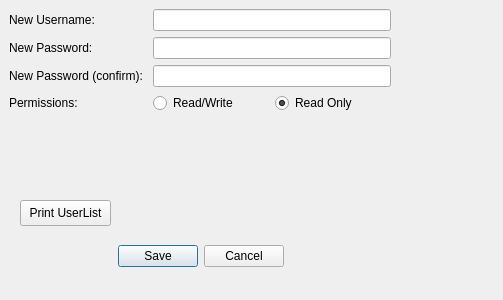
<?xml version="1.0" encoding="UTF-8"?>
<ui version="4.0">
 <class>Dialog</class>
 <widget class="QDialog" name="Dialog">
  <property name="geometry">
   <rect>
    <x>0</x>
    <y>0</y>
    <width>503</width>
    <height>300</height>
   </rect>
  </property>
  <property name="windowTitle">
   <string>New User</string>
  </property>
  <widget class="QDialogButtonBox" name="buttonBox">
   <property name="geometry">
    <rect>
     <x>30</x>
     <y>240</y>
     <width>341</width>
     <height>32</height>
    </rect>
   </property>
   <property name="orientation">
    <enum>Qt::Horizontal</enum>
   </property>
   <property name="standardButtons">
    <set>QDialogButtonBox::Cancel|QDialogButtonBox::Save</set>
   </property>
   <property name="centerButtons">
    <bool>true</bool>
   </property>
  </widget>
  <widget class="QWidget" name="formLayoutWidget">
   <property name="geometry">
    <rect>
     <x>9</x>
     <y>9</y>
     <width>382</width>
     <height>176</height>
    </rect>
   </property>
   <layout class="QFormLayout" name="formLayout">
    <item row="0" column="0">
     <widget class="QLabel" name="newUname_label">
      <property name="text">
       <string>New Username: </string>
      </property>
      <property name="buddy">
       <cstring>newUname_lineEdit</cstring>
      </property>
     </widget>
    </item>
    <item row="0" column="1">
     <widget class="QLineEdit" name="newUname_lineEdit"/>
    </item>
    <item row="1" column="0">
     <widget class="QLabel" name="newPsswd_label">
      <property name="text">
       <string>New Password: </string>
      </property>
      <property name="buddy">
       <cstring>newPsswd_lineEdit</cstring>
      </property>
     </widget>
    </item>
    <item row="1" column="1">
     <widget class="QLineEdit" name="newPsswd_lineEdit">
      <property name="echoMode">
       <enum>QLineEdit::Password</enum>
      </property>
     </widget>
    </item>
    <item row="2" column="0">
     <widget class="QLabel" name="newPasswordConfirmLabel">
      <property name="text">
       <string>New Password (confirm): </string>
      </property>
      <property name="buddy">
       <cstring>newPasswordConfirmLineEdit</cstring>
      </property>
     </widget>
    </item>
    <item row="2" column="1">
     <widget class="QLineEdit" name="newPasswordConfirmLineEdit">
      <property name="echoMode">
       <enum>QLineEdit::Password</enum>
      </property>
     </widget>
    </item>
    <item row="3" column="0">
     <widget class="QLabel" name="perms_label">
      <property name="text">
       <string>Permissions: </string>
      </property>
      <property name="alignment">
       <set>Qt::AlignLeading|Qt::AlignLeft|Qt::AlignVCenter</set>
      </property>
      <property name="wordWrap">
       <bool>true</bool>
      </property>
      <property name="buddy">
       <cstring>readWrite_radioButton</cstring>
      </property>
     </widget>
    </item>
    <item row="3" column="1">
     <layout class="QHBoxLayout" name="horizontalLayout">
      <item>
       <widget class="QRadioButton" name="readWrite_radioButton">
        <property name="text">
         <string>Read/Write</string>
        </property>
       </widget>
      </item>
      <item>
       <widget class="QRadioButton" name="readOnly_radioButton">
        <property name="text">
         <string>Read Only</string>
        </property>
        <property name="checked">
         <bool>true</bool>
        </property>
       </widget>
      </item>
     </layout>
    </item>
   </layout>
  </widget>
  <widget class="QPushButton" name="printUsers_pushButton">
   <property name="geometry">
    <rect>
     <x>20</x>
     <y>200</y>
     <width>91</width>
     <height>26</height>
    </rect>
   </property>
   <property name="text">
    <string>Print UserList</string>
   </property>
  </widget>
 </widget>
 <tabstops>
  <tabstop>newUname_lineEdit</tabstop>
  <tabstop>newPsswd_lineEdit</tabstop>
  <tabstop>newPasswordConfirmLineEdit</tabstop>
  <tabstop>readWrite_radioButton</tabstop>
  <tabstop>readOnly_radioButton</tabstop>
 </tabstops>
 <resources/>
 <connections>
  <connection>
   <sender>buttonBox</sender>
   <signal>accepted()</signal>
   <receiver>Dialog</receiver>
   <slot>accept()</slot>
   <hints>
    <hint type="sourcelabel">
     <x>43</x>
     <y>240</y>
    </hint>
    <hint type="destinationlabel">
     <x>157</x>
     <y>274</y>
    </hint>
   </hints>
  </connection>
  <connection>
   <sender>buttonBox</sender>
   <signal>rejected()</signal>
   <receiver>Dialog</receiver>
   <slot>reject()</slot>
   <hints>
    <hint type="sourcelabel">
     <x>316</x>
     <y>260</y>
    </hint>
    <hint type="destinationlabel">
     <x>286</x>
     <y>274</y>
    </hint>
   </hints>
  </connection>
  <connection>
   <sender>printUsers_pushButton</sender>
   <signal>clicked()</signal>
   <receiver>Dialog</receiver>
   <slot>printUserList()</slot>
   <hints>
    <hint type="sourcelabel">
     <x>90</x>
     <y>212</y>
    </hint>
    <hint type="destinationlabel">
     <x>165</x>
     <y>160</y>
    </hint>
   </hints>
  </connection>
 </connections>
 <slots>
  <slot>printUserList()</slot>
 </slots>
</ui>
